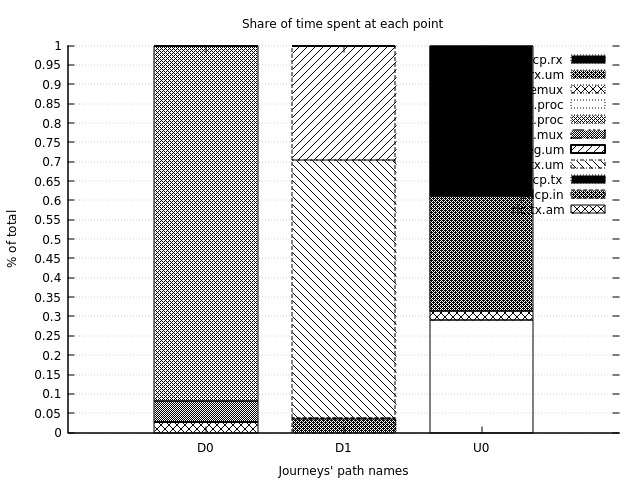

Write gnuplot code to recreate this figure.
set terminal pngcairo
set output 'points_journeys_histograms.png'

set datafile separator ';'
set key autotitle columnhead

set title "Share of time spent at each point"
set yrange [0:1]
set ylabel "% of total"
set grid y
set ytics 0.05
set border 3
set boxwidth 0.75
set xlabel "Journeys' path names"
set style data histograms
set style histogram columnstacked
# set style fill solid 0.50 border lt -1
set style fill pattern border
set monochrome

plot datafile using 2, '' using 3, '' using 4:key(1)
